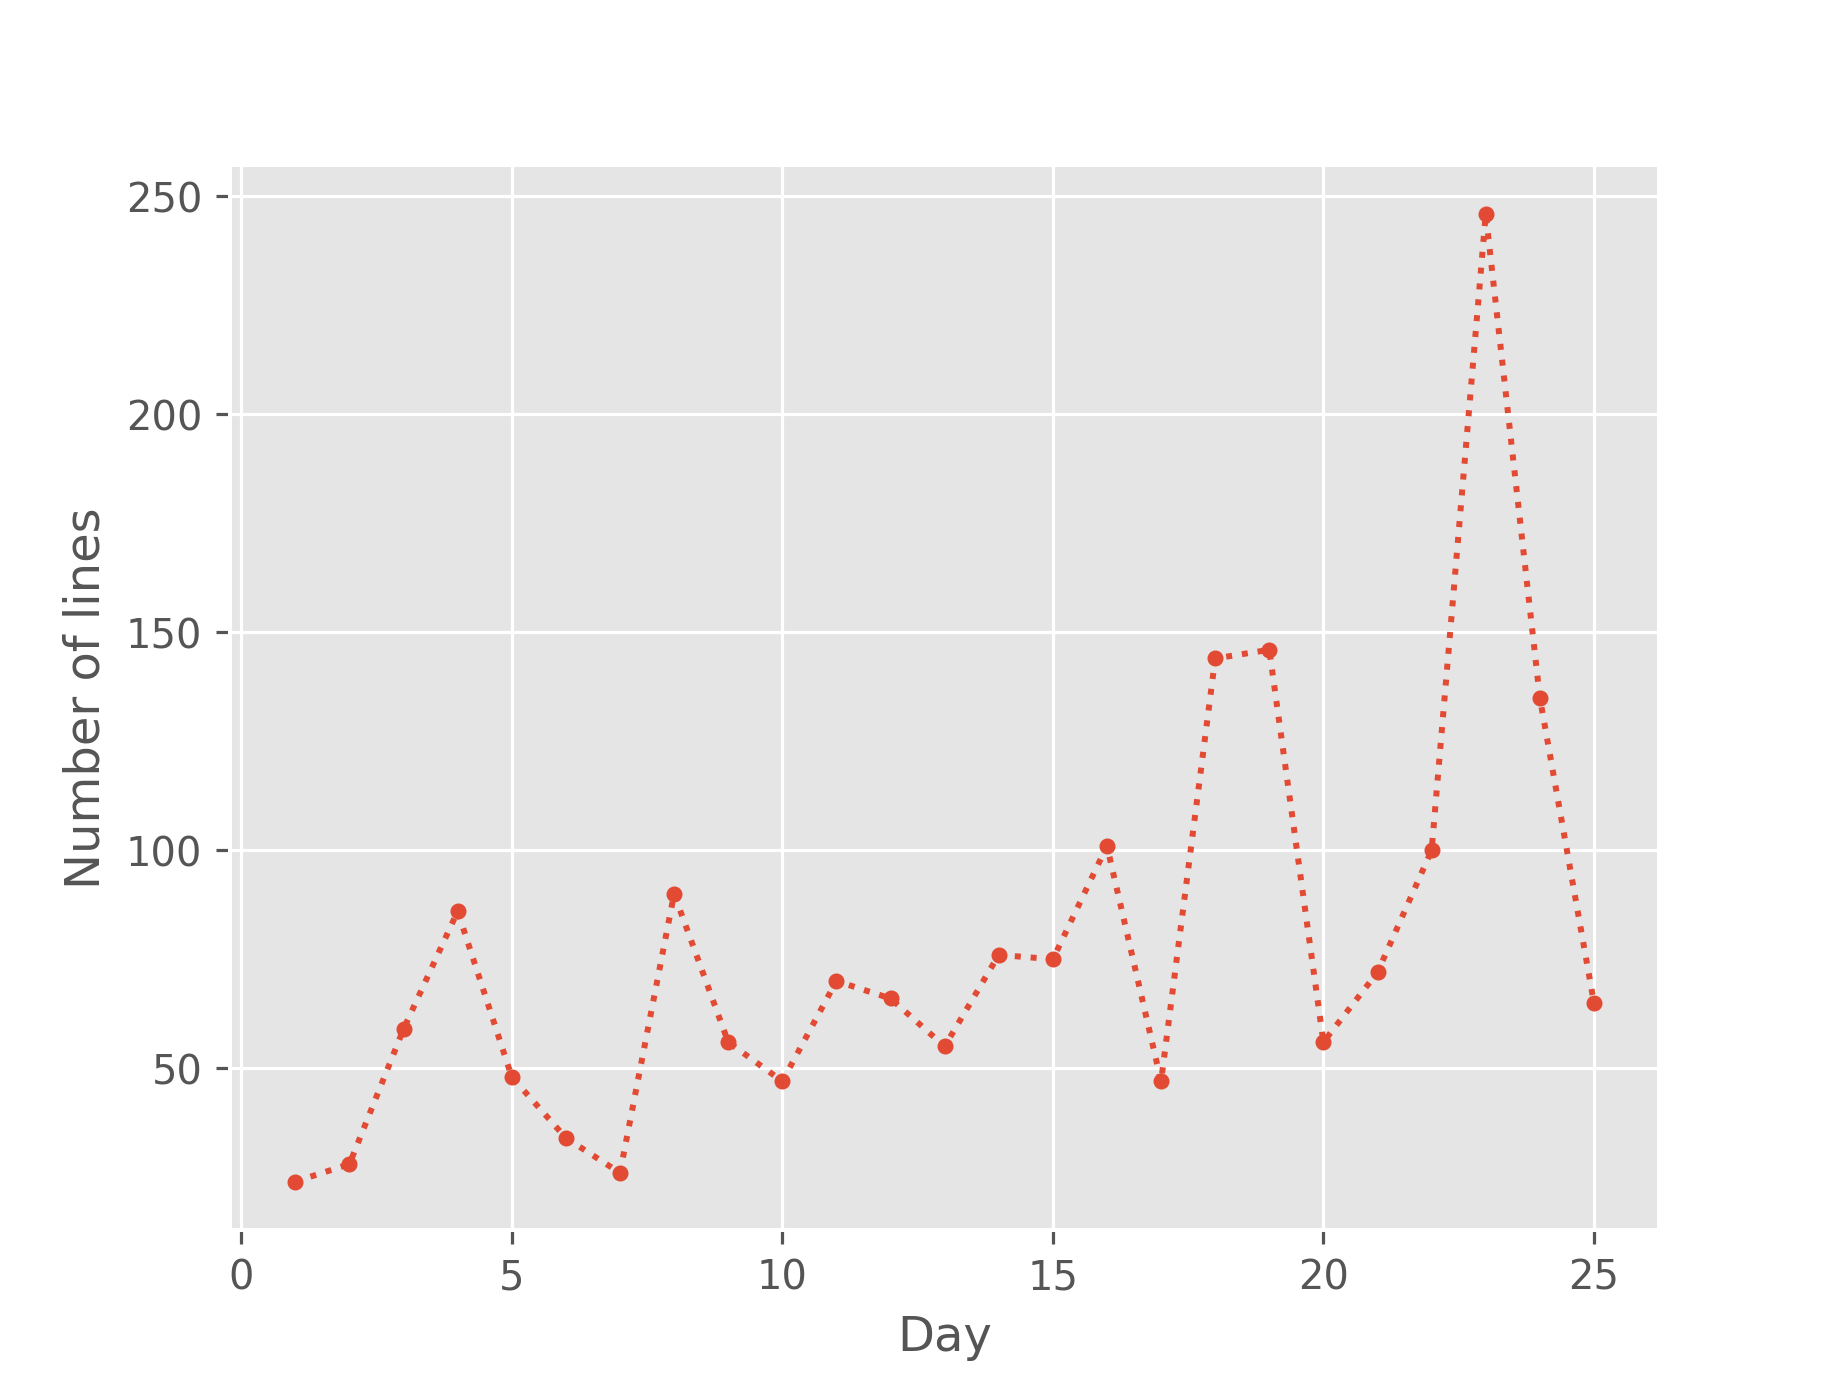

The script that saved this image:
from matplotlib import pyplot

n_lines = [len([line for line in open('src/bin/%02d.rs' % i)]) for i in range(1, 26)]
pyplot.style.use('ggplot')
pyplot.plot(range(1, 26), n_lines, '.:')
pyplot.ylabel('Number of lines')
pyplot.xlabel('Day')
pyplot.savefig('plot.png', dpi=288)
